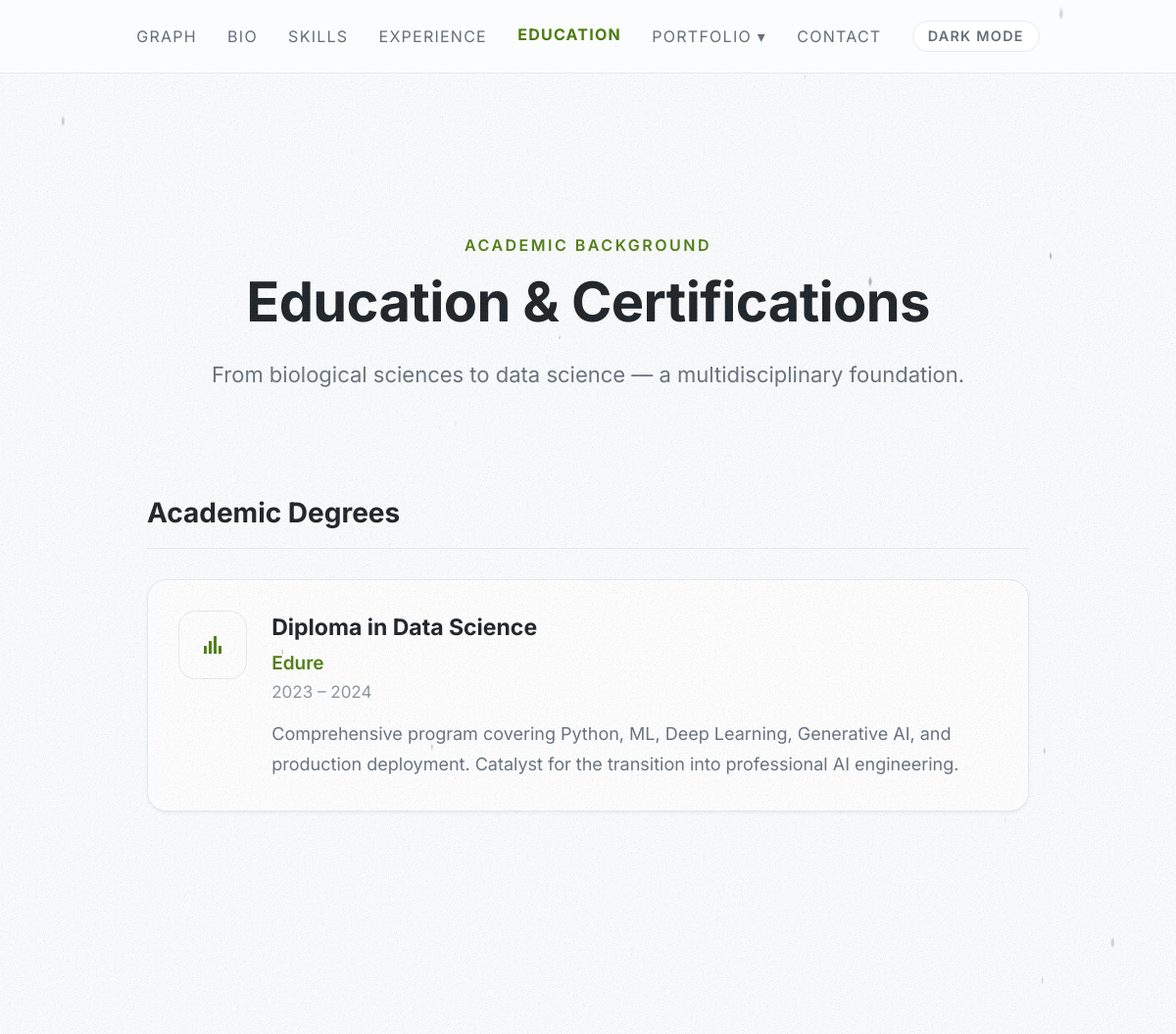
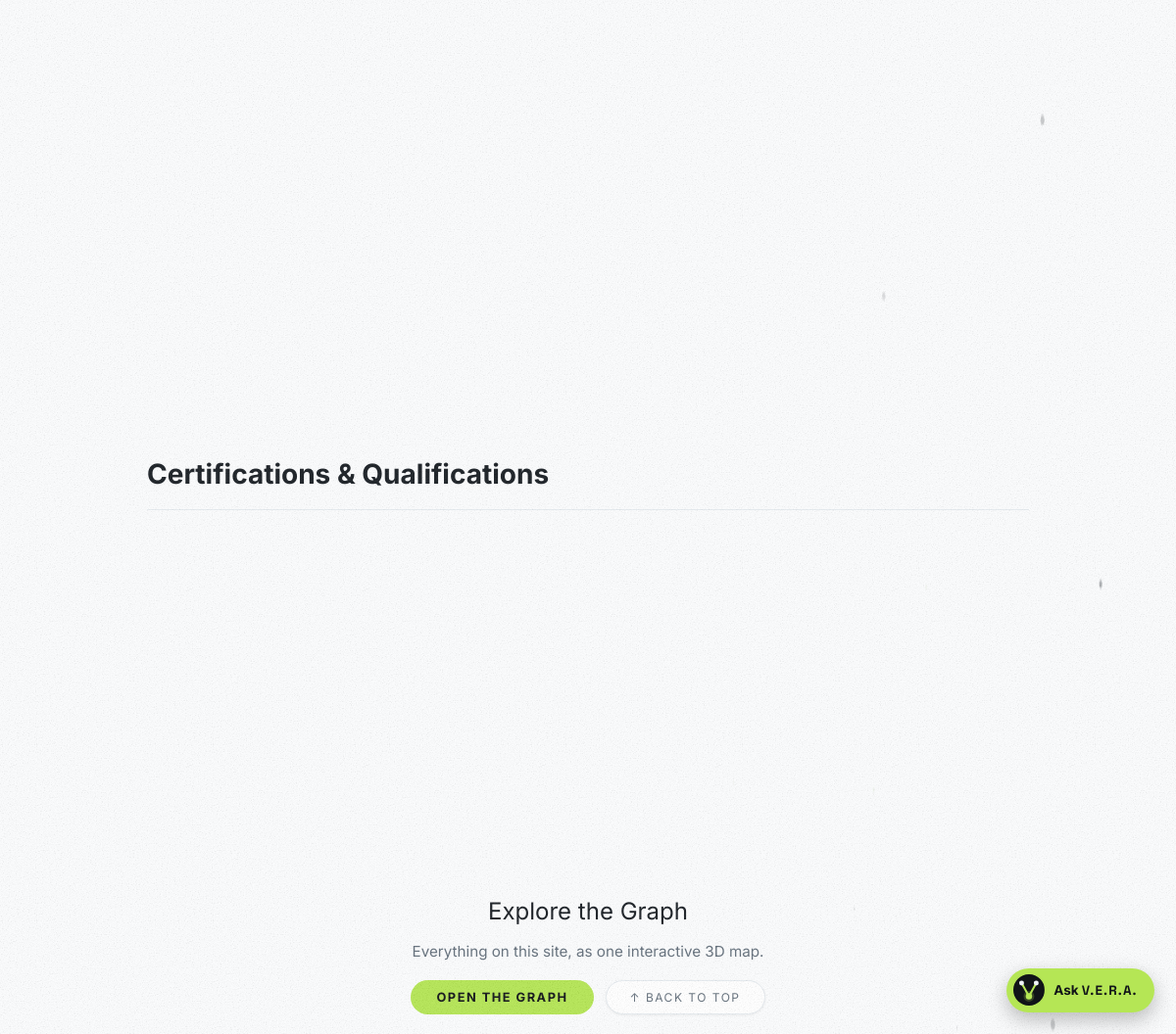
The app's page /education/ with its own data (2 pictures, top to bottom).
### portfolio/models.py (models this page shows, shortened)
class NavigationItem(models.Model):
    profile = models.ForeignKey(UserProfile, on_delete=models.CASCADE, related_name='navigation_items')
    label = models.CharField(max_length=100)
    url = models.CharField(max_length=255, blank=True, default="")
    active_id = models.CharField(max_length=50, blank=True, default="")
    dropdown = models.BooleanField(default=False)
    parent = models.ForeignKey('self', on_delete=models.CASCADE, null=True, blank=True, related_name='children')
    order = models.IntegerField(default=0)
    class Meta:
        ordering = ['order', 'id']

class EducationPage(models.Model):
    profile = models.OneToOneField(UserProfile, on_delete=models.CASCADE, related_name='education_page')
    page_label = models.CharField(max_length=100, default="Academic Background")
    page_title = models.CharField(max_length=255, default="Education & Certifications")
    page_sub = models.TextField(blank=True, default="")

class Degree(models.Model):
    education_page = models.ForeignKey(EducationPage, on_delete=models.CASCADE, related_name='degrees')
    icon = icon_field("graduation-cap")
    degree = models.CharField(max_length=255)
    school = models.CharField(max_length=255)
    year = models.CharField(max_length=100)
    detail = models.TextField()
    order = models.IntegerField(default=0)
    class Meta:
        ordering = ['order', 'id']

### portfolio/views.py (the view)
# urls.py: path('education/', views.education_view, name='education'),
def education_view(request):
    edu_context = {}
    try:
        page = EducationPage.objects.first()
        if page:
            degrees = [{'icon': d.icon, 'degree': d.degree, 'school': d.school, 'year': d.year, 'detail': d.detail} for d in page.degrees.all()]
            certs = [{'badge': c.badge, 'name': c.name, 'detail': c.detail} for c in page.certifications.all()]
            edu_context = {
                'page_label': page.page_label,
                'page_title': page.page_title,
                'page_sub': page.page_sub,
                'degrees': degrees,
                'certifications': certs
            }
    except Exception:
        pass
    context = {
        'education': edu_context,
        'graph_data': get_graph_data()
    }
    return render(request, 'pages/education.html', context)

### portfolio/graph.py (called while the page is built)
def _clean(text):
    return _LEADING_SYMBOLS.sub("", (text or "").strip()).strip()

def _label(text, limit=MAX_LABEL):
    text = " ".join(_clean(text).split())
    return text if len(text) <= limit else text[:limit - 1].rstrip(" ,;:-–") + "…"

def _node(node_id, name, description="", navigate_to="", children=None, node_type="leaf"):
    node = {"id": node_id, "name": name, "type": node_type}
    if navigate_to:
        node["navigateTo"] = navigate_to
    description = " ".join(_TAGS.sub(" ", description or "").split())
    if description:
        node["description"] = description
    if children:
        node["children"] = children
    return node

def _section(node_id, name, page, description, children):
    return _node(node_id, name, description, page, children, node_type="category")

### portfolio/icons.py (called while the page is built)
def icon_name(value):
    value = (value or "").strip()
    if value in ICONS:
        return value
    value = _EMOJI_MODIFIERS.sub("", value)
    return EMOJI_TO_ICON.get(value, FALLBACK)

def render_icon(value, css_class=""):
    name = icon_name(value)
    classes = f"ico ico-{name} {css_class}".strip()
    return format_html(
        '<svg class="{}" viewBox="0 0 24 24" fill="currentColor" shape-rendering="crispEdges" '
        'aria-hidden="true" focusable="false">{}</svg>',
        classes, mark_safe(ICONS[name]),
    )

### portfolio/templatetags/portfolio_extras.py (called while the page is built)
@register.filter
def tojson(value):
    try:
        return mark_safe(json.dumps(value))
    except Exception:
        return mark_safe("[]")

@register.filter
def is_dropdown_active(dropdown_item, active_page):
    if not dropdown_item or not active_page:
        return False
    children = []
    if hasattr(dropdown_item, 'children'):
        children = dropdown_item.children.all()
    elif isinstance(dropdown_item, dict) and 'children' in dropdown_item:
        children = dropdown_item['children']
    for child in children:
        child_id = ""
        if isinstance(child, dict):
            child_id = child.get('id', '')
        elif hasattr(child, 'active_id'):
            child_id = child.active_id
        if child_id == active_page:
            return True
    return False

@register.simple_tag
def asset(path):
    from django.conf import settings
    from django.contrib.staticfiles import finders
    from django.templatetags.static import static
    url = static(path)
    if settings.DEBUG:
        found = finders.find(path)
        if found:
            import os
            url += f"?v={int(os.path.getmtime(found))}"
    return url

### templates/pages/education.html (shortened to what this page needs)
{% extends 'base.html' %}
{% load portfolio_extras %}
{% block content %}
    <div class="page-label">{{ education.page_label }}</div>
    <h1 class="page-title">{{ education.page_title }}</h1>
    <p class="page-sub">{{ education.page_sub }}</p>
    <div class="section-heading">Academic Degrees</div>
    {% for ed in education.degrees %}
    <div class="edu-card">
        <div class="edu-icon icon-box">{{ ed.icon|icon }}</div>
        <div class="edu-body">
            <div class="edu-degree">{{ ed.degree }}</div>
            <div class="edu-school">{{ ed.school }}</div>
            <div class="edu-year">{{ ed.year }}</div>
            <div class="edu-detail">{{ ed.detail }}</div>
        </div>
    </div>
    {% endfor %}
    <div class="section-heading">Certifications & Qualifications</div>
{% endblock %}
{% block after_content %}
    {% include 'components/graph_section.html' %}
{% endblock %}

### templates/components/navbar.html (shortened to what this page needs)
{% load portfolio_extras %}
<nav class="top-nav">
  <div class="d-none d-md-flex w-100 justify-content-center align-items-center nav-desktop">
    {% for item in config.navigation %}
      {% if item.dropdown %}
        <div class="dropdown">
          <button class="dropbtn nav-link{% if item|is_dropdown_active:active_page %} active{% endif %}">
            {{ item.label }} &#9662;
          </button>
        </div>
      {% else %}
        <a href="{{ item.url }}" class="nav-link{% if active_page == item.id %} active{% endif %}">{{ item.label }}</a>
      {% endif %}
    {% endfor %}
    <button type="button" class="theme-toggle" data-theme-toggle aria-label="Switch theme">Light mode</button>
  </div>
</nav>

### static/css/theme.css (style rules this page uses)
:root, :root[data-theme="dark"] { color-scheme: dark; --bg: #111418; --surface: #1A1F25; --border: #2B323B; --text: #EEF2F6; --muted: #95A0AC; --primary: #B5E655; --accent: #7DD3FC; --primary-bg: #B5E655; --on-primary: #111418; --graph-bg: #0A0C0F; --card-shadow: none; --glow: #B5E655; }
@media (prefers-color-scheme: light) { :root:not([data-theme]) { color-scheme: light; --bg: #FBFCFD; --surface: #FFFFFF; --border: #E6EBF0; --text: #1A1F25; --muted: #64707C; --primary: #4D7C0F; --accent: #0369A1; --graph-bg: #1A1F25; --card-shadow: 0 1px 3px rgba(17, 20, 24, .06); --glow: transparent; } }
body { background: var(--bg); color: var(--text); --bs-body-bg: var(--bg); --bs-body-color: var(--text); --bs-border-color: var(--border); --bs-link-color-rgb: initial; }
a { color: var(--primary); }
:root { --site-zoom: 1; }
@media (min-width: 1024px) { :root { --site-zoom: 1.25; } }
:root { --chat-zoom: var(--site-zoom); }
@media (min-width: 1024px) { :root { --chat-zoom: calc(var(--site-zoom) * .75); } }
.top-nav, .content, .landing-container, .theme-toggle.floating, .graph-explore-bar, .graph-skip, #instructions, .graph-tip { zoom: var(--site-zoom); }
body::after { content: ""; position: fixed; inset: 0; z-index: 9998; pointer-events: none; background-size: 180px 180px; opacity: var(--grain-opacity); }
:root, :root[data-theme="dark"] { --grain-opacity: .05; }
@media (prefers-color-scheme: light) { :root:not([data-theme]) { --grain-opacity: .06; } }
.theme-toggle { display: inline-flex; align-items: center; gap: 6px; padding: 6px 12px; border-radius: 999px; border: 1px solid var(--border); background: var(--surface); color: var(--muted); font: 600 0.72rem/1 'Inter', sans-serif; letter-spacing: 1px; text-transform: uppercase; cursor: pointer; transition: color .2s, border-color .2s; }

### static/css/graph_bg.css (style rules this page uses)
@media (prefers-color-scheme: light) { :root:not([data-theme]) { --graph-bg-opacity: 0.9; } }

### records on screen
NavigationItem: label "GRAPH"
NavigationItem: label "BIO"
NavigationItem: label "SKILLS"
NavigationItem: label "EXPERIENCE"
NavigationItem: label "EDUCATION"
NavigationItem: label "PORTFOLIO"
NavigationItem: label "CONTACT"
EducationPage: page_label "ACADEMIC BACKGROUND", page_title "Education & Certifications", page_sub "From biological sciences to data science — a multidisciplinary foundation."
Degree: degree "Diploma in Data Science", school "Edure", year "2023 – 2024", detail "Comprehensive program covering Python, ML, Deep Learning, Generative AI, and production deployment. Catalyst for the transition into professional AI engineering."
